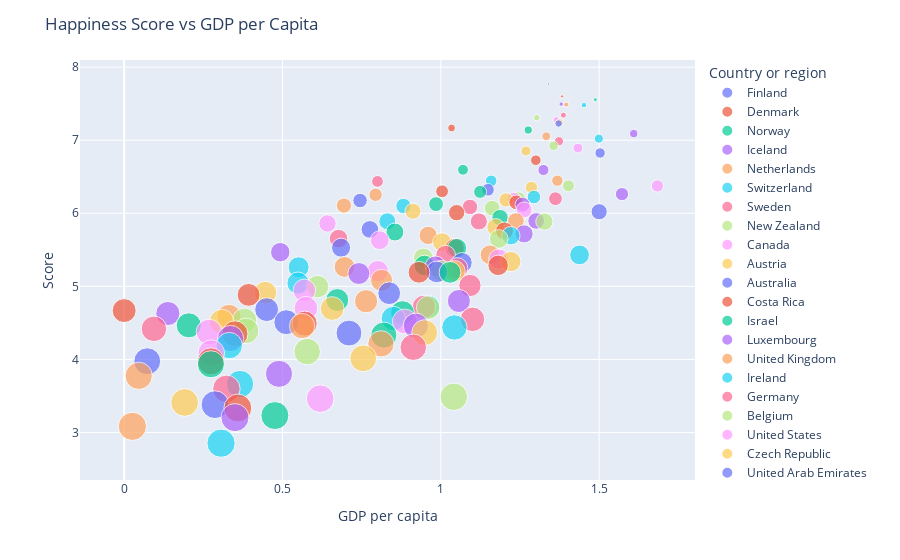

Notebook source saved alongside this figure:
### Markdown cell above
### 3.5 Scatter plot for Happiness Score vs GDP per Capita

### Code cell
fig = px.scatter(a_2019, x="GDP per capita", y="Score",
           animation_group="Overall rank",
           size="Overall rank", color="Country or region", hover_name="Country or region",
          trendline= "ols")

fig.update_layout(
    title_text='Happiness Score vs GDP per Capita'
)
fig.show()
